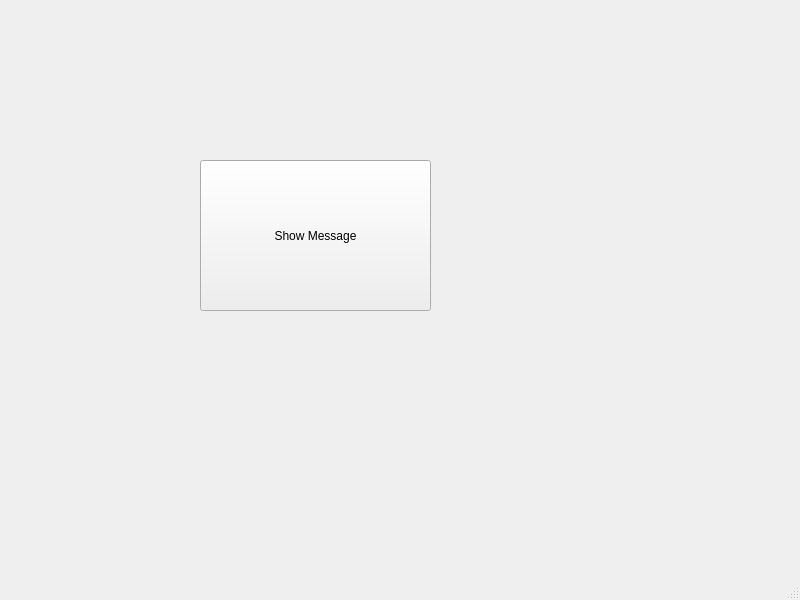
<?xml version="1.0" encoding="UTF-8"?>
<ui version="4.0">
 <class>MainWindow</class>
 <widget class="QMainWindow" name="MainWindow">
  <property name="geometry">
   <rect>
    <x>0</x>
    <y>0</y>
    <width>800</width>
    <height>600</height>
   </rect>
  </property>
  <property name="windowTitle">
   <string>MainWindow</string>
  </property>
  <widget class="QWidget" name="centralwidget">
   <widget class="QPushButton" name="pushButton">
    <property name="geometry">
     <rect>
      <x>200</x>
      <y>160</y>
      <width>231</width>
      <height>151</height>
     </rect>
    </property>
    <property name="text">
     <string>Show Message</string>
    </property>
   </widget>
  </widget>
  <widget class="QMenuBar" name="menubar">
   <property name="geometry">
    <rect>
     <x>0</x>
     <y>0</y>
     <width>800</width>
     <height>22</height>
    </rect>
   </property>
  </widget>
  <widget class="QStatusBar" name="statusbar"/>
 </widget>
 <resources/>
 <connections/>
</ui>
